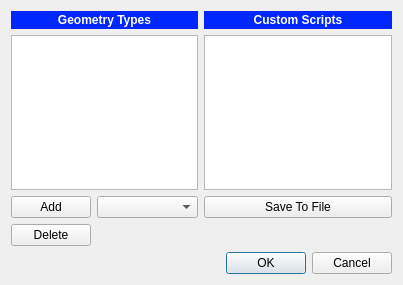
<?xml version="1.0" encoding="UTF-8"?>
<ui version="4.0">
 <class>typeEditorDialog</class>
 <widget class="QDialog" name="typeEditorDialog">
  <property name="geometry">
   <rect>
    <x>0</x>
    <y>0</y>
    <width>403</width>
    <height>285</height>
   </rect>
  </property>
  <property name="windowTitle">
   <string>Dialog</string>
  </property>
  <layout class="QGridLayout" name="gridLayout">
   <item row="3" column="0" colspan="3">
    <widget class="QDialogButtonBox" name="buttonBox">
     <property name="orientation">
      <enum>Qt::Horizontal</enum>
     </property>
     <property name="standardButtons">
      <set>QDialogButtonBox::Cancel|QDialogButtonBox::Ok</set>
     </property>
    </widget>
   </item>
   <item row="1" column="2">
    <widget class="QPushButton" name="customScriptFileButton">
     <property name="text">
      <string>Save To File</string>
     </property>
    </widget>
   </item>
   <item row="1" column="0">
    <widget class="QPushButton" name="addButton">
     <property name="text">
      <string>Add</string>
     </property>
    </widget>
   </item>
   <item row="2" column="1">
    <spacer name="horizontalSpacer">
     <property name="orientation">
      <enum>Qt::Horizontal</enum>
     </property>
     <property name="sizeHint" stdset="0">
      <size>
       <width>100</width>
       <height>20</height>
      </size>
     </property>
    </spacer>
   </item>
   <item row="0" column="0" colspan="2">
    <layout class="QVBoxLayout" name="verticalLayout">
     <item>
      <widget class="QLabel" name="tlGeometryTypes">
       <property name="font">
        <font>
         <weight>75</weight>
         <bold>true</bold>
        </font>
       </property>
       <property name="styleSheet">
        <string notr="true">color:rgb(255,255,255);background-color: rgb(1, 39, 255);padding: 2px;</string>
       </property>
       <property name="text">
        <string>Geometry Types</string>
       </property>
       <property name="alignment">
        <set>Qt::AlignCenter</set>
       </property>
      </widget>
     </item>
     <item>
      <widget class="QListView" name="typeBrowser"/>
     </item>
    </layout>
   </item>
   <item row="2" column="0">
    <widget class="QPushButton" name="deleteButton">
     <property name="text">
      <string>Delete</string>
     </property>
    </widget>
   </item>
   <item row="0" column="2">
    <layout class="QVBoxLayout" name="verticalLayout_2">
     <item>
      <widget class="QLabel" name="tlCustomScript">
       <property name="font">
        <font>
         <weight>75</weight>
         <bold>true</bold>
        </font>
       </property>
       <property name="styleSheet">
        <string notr="true">color:rgb(255,255,255);background-color: rgb(1, 39, 255);padding: 2px;</string>
       </property>
       <property name="text">
        <string>Custom Scripts</string>
       </property>
       <property name="alignment">
        <set>Qt::AlignCenter</set>
       </property>
      </widget>
     </item>
     <item>
      <widget class="QListView" name="customScriptBrowser"/>
     </item>
    </layout>
   </item>
   <item row="1" column="1">
    <widget class="QComboBox" name="geomChoice"/>
   </item>
  </layout>
 </widget>
 <resources/>
 <connections>
  <connection>
   <sender>buttonBox</sender>
   <signal>accepted()</signal>
   <receiver>typeEditorDialog</receiver>
   <slot>accept()</slot>
   <hints>
    <hint type="sourcelabel">
     <x>248</x>
     <y>254</y>
    </hint>
    <hint type="destinationlabel">
     <x>157</x>
     <y>274</y>
    </hint>
   </hints>
  </connection>
  <connection>
   <sender>buttonBox</sender>
   <signal>rejected()</signal>
   <receiver>typeEditorDialog</receiver>
   <slot>reject()</slot>
   <hints>
    <hint type="sourcelabel">
     <x>316</x>
     <y>260</y>
    </hint>
    <hint type="destinationlabel">
     <x>286</x>
     <y>274</y>
    </hint>
   </hints>
  </connection>
 </connections>
</ui>
